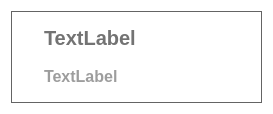
<?xml version="1.0" encoding="UTF-8"?>
<ui version="4.0">
 <class>OfflineLobbyButton</class>
 <widget class="QWidget" name="OfflineLobbyButton">
  <property name="geometry">
   <rect>
    <x>0</x>
    <y>0</y>
    <width>273</width>
    <height>114</height>
   </rect>
  </property>
  <property name="windowTitle">
   <string>Form</string>
  </property>
  <property name="styleSheet">
   <string notr="true">QWidget#OfflineLobbyButton {
	background-color: rgba(255, 255, 255, 255);
}

QFrame#offlineButtonFrame {
	background-color: rgba(255, 255, 255, 255);
    border: 1px solid rgb(100, 100, 100); 
    border-radius: 0px;
}

QFrame#offlineButtonFrame:hover {
	background-color: rgb(240, 240, 240);
}

QLabel#nameLabel {
	font-family: &quot;Arial&quot;;
	font-size: 20px;
	color: rgb(115, 115, 115);
	font-weight: bold;
}

QLabel#descriptionLabel {
	font-family: &quot;Arial&quot;;
	font-size: 16px;
	color: rgba(130, 130, 130, 200);
	font-weight: bold;
}</string>
  </property>
  <layout class="QHBoxLayout" name="horizontalLayout">
   <item>
    <widget class="QFrame" name="offlineButtonFrame">
     <property name="frameShape">
      <enum>QFrame::StyledPanel</enum>
     </property>
     <property name="frameShadow">
      <enum>QFrame::Raised</enum>
     </property>
     <layout class="QHBoxLayout" name="horizontalLayout_2">
      <item>
       <widget class="QLabel" name="iconLabel">
        <property name="text">
         <string/>
        </property>
       </widget>
      </item>
      <item>
       <spacer name="horizontalSpacer_2">
        <property name="orientation">
         <enum>Qt::Horizontal</enum>
        </property>
        <property name="sizeType">
         <enum>QSizePolicy::Fixed</enum>
        </property>
        <property name="sizeHint" stdset="0">
         <size>
          <width>10</width>
          <height>1</height>
         </size>
        </property>
       </spacer>
      </item>
      <item>
       <layout class="QVBoxLayout" name="verticalLayout">
        <item>
         <widget class="QLabel" name="nameLabel">
          <property name="text">
           <string>TextLabel</string>
          </property>
         </widget>
        </item>
        <item>
         <widget class="QLabel" name="descriptionLabel">
          <property name="font">
           <font>
            <family>Arial</family>
            <pointsize>-1</pointsize>
            <weight>75</weight>
            <bold>true</bold>
           </font>
          </property>
          <property name="text">
           <string>TextLabel</string>
          </property>
         </widget>
        </item>
       </layout>
      </item>
      <item>
       <spacer name="horizontalSpacer">
        <property name="orientation">
         <enum>Qt::Horizontal</enum>
        </property>
        <property name="sizeHint" stdset="0">
         <size>
          <width>40</width>
          <height>20</height>
         </size>
        </property>
       </spacer>
      </item>
     </layout>
    </widget>
   </item>
  </layout>
 </widget>
 <resources/>
 <connections/>
</ui>
